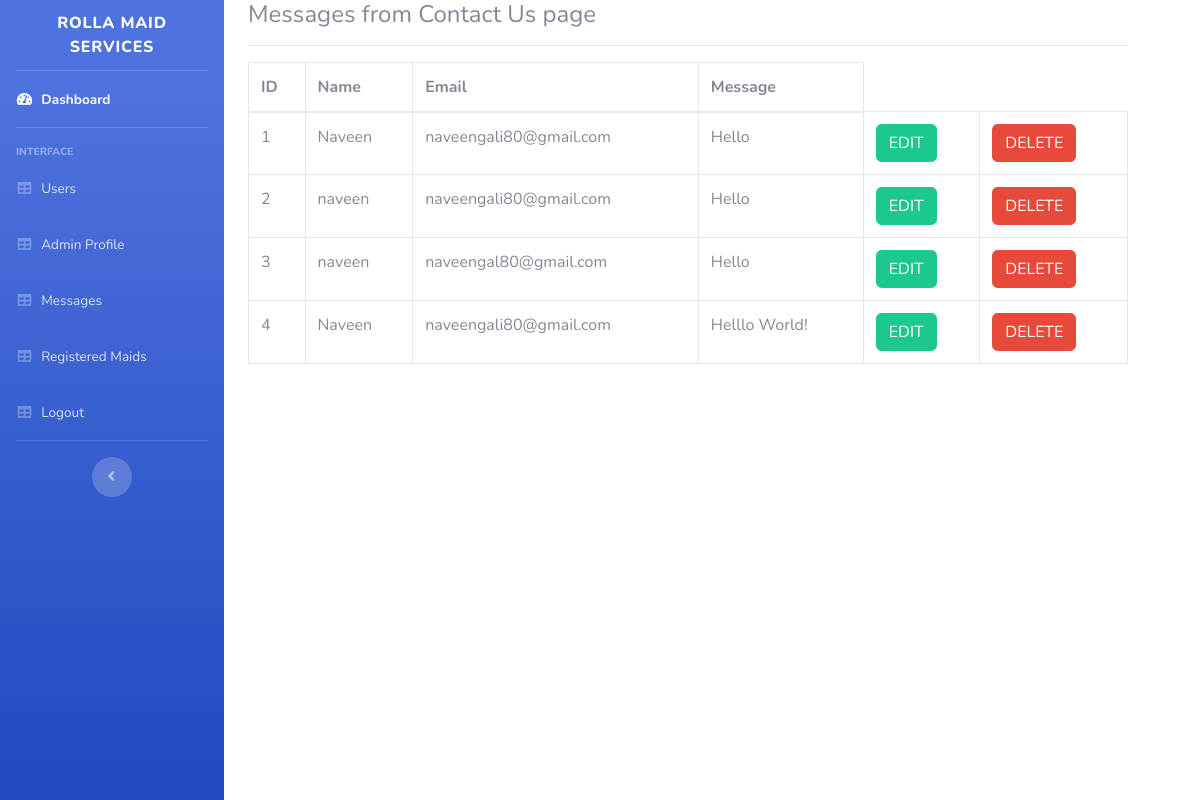
Page /admin/messages.php on the committed database.
### tables this page shows
CREATE TABLE `messages` (
  `id` int(255) NOT NULL,
  `name` varchar(255) NOT NULL,
  `email` varchar(255) NOT NULL,
  `message` text NOT NULL
);

### admin/messages.php (the view, shortened to what this page needs)
<?php
require ('../assets/common.php');
require ("includes/header.php");
require ("includes/navbar.php");
?>
    <div class="container">
        <h4>Messages from Contact Us page</h4>
        <hr />
        <div class="table-responsive">
            <?php
            $query = "SELECT * FROM messages";
            $query_run = mysqli_query($con, $query) or die(mysqli_error($con));
            ?>
            <table class="table table-bordered" style="width: 100%" id="dataTable" width="100%" cellspacing="0">
                <thead>
                <tr>
                    <th> ID </th>
                    <th> Name </th>
                    <th> Email </th>
                    <th> Message </th>
                </tr>
                </thead>
                <tbody>
                <?php
                if(mysqli_num_rows($query_run) > 0)
                {
                    while($row = mysqli_fetch_assoc($query_run))
                    {
                        ?>
                        <tr>
                            <td><?php  echo $row['id']; ?></td>
                            <td><?php  echo $row['name']; ?></td>
                            <td><?php  echo $row['email']; ?></td>
                            <td><?php  echo $row['message']; ?></td>
                            <td>
                                <form action="register_edit.php" method="post">
                                    <button  type="submit" name="edit_btn" class="btn btn-success"> EDIT</button>
                                </form>
                            </td>
                            <td>
                                <form action="code.php" method="post">
                                    <button type="submit" name="delete_btn" class="btn btn-danger"> DELETE</button>
                                </form>
                            </td>
                        </tr>
                        <?php
                    }
                }
                else {
                    echo "No Record Found";
                }
                ?>
                </tbody>
            </table>
        </div>
    </div>
<?php
require ("includes/footer.php");
?>

### rows in the picture
messages: id "1", name "Naveen", email "naveengali80@gmail.com", message "Hello"
messages: id "2", name "naveen", email "naveengali80@gmail.com", message "Hello"
messages: id "3", name "naveen", email "naveengal80@gmail.com", message "Hello"
messages: id "4", name "Naveen", email "naveengali80@gmail.com", message "Helllo World!"
